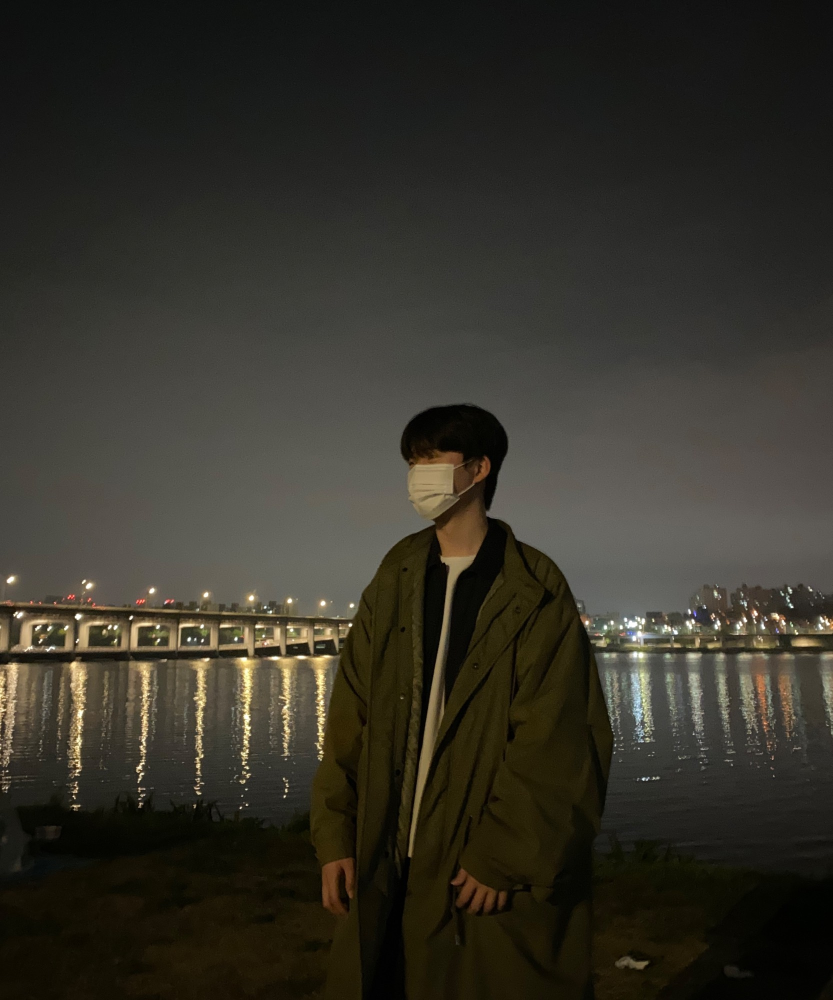
#> input picture docs/jaju_rounding_vmd/assets/fashion/FA-01.jpg, 1666 x 2000 px (shown at 1/2 size); its folder holds only this picture in this run
$ python indd_p11z.py
#> lines starting #> are read from the running program, lines starting #| are printed output that depends on the picture
### tools/jaju_layout/p11_zine.py
"""JAJU 포트폴리오 11쪽 Four places, four outfits. — 사례 4(스케이트 진 PEACE. LOVE. SKATE.) 꼴로 다시 짠 판 (315 × 195).

  python3 tools/jaju_layout/p11_zine.py   ->  docs/jaju_rounding_vmd/layout/p11_zine.pdf

사용자: "기존 첫번째 이미지(사용자가 InDesign 에서 다듬은 Four places 쪽)의 페이지를 두번째 페이지(스케이트 진)의 레이아웃, 배치,
폰트 등을 참고하여 재가공하라. pdf로 보내라."
사례에서 가져온 것:
  · 살구색 종이 바탕 + 파랑 한 색으로 찍은 사진(그레이 → 파랑 두 톤, 망점) — 사진은 종이 위에 곱해져 흰 곳이 종이색이 된다
  · 쪽을 가로지르는 아주 좁고 굵은 빨간 대문자 낱말 셋, 마침표로 끝(PEACE. / LOVE. / SKATE.) — 왼쪽 가운데 · 오른쪽 위 · 오른쪽 아래
    → PLACE. / MATCH. / OUTFIT. (장소 · 맞추다 · 옷 — 파트 2 의 말). 쪽 제목 'Four places, four outfits.' 는 작은 줄로 둔다
  · 파랑 체크(픽셀) 띠: 세로 띠 · 가로 띠 · 흩어진 조각, 단색 파랑 막대
  · 사진은 겹치고 잘리며 쪽 끝까지 — 왼쪽은 큰 사진 하나, 오른쪽은 위 넓은 사진 + 아래 사진 (그 위로 낱말)
  · 손 낙서 · 찢은 종이 가장자리는 그림을 새로 그리는 일이라 넣지 않았다
글 · 값: 사용자 InDesign 쪽 그대로 — 리드 두 줄, N°01–04 캡션, PALETTE(#261F0A · #070A10 · #72727F · #6D6F71).
바닥 줄은 새 구성(파트 2 Match, 11쪽)으로.
좁은 굵은 글꼴이 없어 Instrument Sans Bold 장평 62%. InDesign 에서는 가진 좁은 고딕(예: 210 타임라인 Bold, Anton 류)으로 바꾸면 사례에 더 가깝다.
"""
import os
import subprocess
import sys

from PIL import Image

HERE = os.path.dirname(os.path.abspath(__file__))
sys.path.insert(0, HERE)

import part2_match as p2  # noqa: E402

d, W, H, FA, CROPS = p2.d, p2.W, p2.H, p2.FA, p2.CROPS
OUT, TMP, PRINT, FONTS = p2.OUT, p2.TMP, p2.PRINT, p2.FONTS
PAPER, INKB, RED, INK = '#E6A58C', '#2C5F86', '#E0352B', '#1B1B1A'
CX = 157.5

LEAD = ['나는 그날 갈 장소에 옷의 톤을 맞춘다.', '장소가 틀이라면, 옷은 그 틀을 채우는 조합이다.']
PALETTE = [('OLIVE PARKA', '#261F0A'), ('BLACK COAT', '#070A10'), ('BEIGE JACKET', '#72727F'), ('GREY KNIT', '#6D6F71')]


def _rgb(hx):
    return [int(hx[i:i + 2], 16) / 255 for i in (1, 3, 5)]


def duo(pid, x, y, w, h, cx, cy, span, bright=1.12):
    """사진을 파랑 한 색 + 망점으로 (사례의 리소 인쇄 꼴). 자르기는 part2_match.crop 과 같은 식.
    색은 파일에 구워 넣는다(InDesign 에서도 같게): 회색 → 대비 1.35 · 밝기 → 파랑과 '스크린' → 종이와 '곱하기',
    망점은 칸 0.85mm · 반지름 0.23칸의 파랑 점을 55% 로 곱한다 — 앞 판의 CSS 와 같은 식."""
    import numpy as np
    im = Image.open(os.path.join(FA, pid + '.jpg')).convert('L')
    IW, IH = im.size
    sh = span * h / w
    if sh > IH:
        span, sh = IH * w / h, IH
    lft, tp = max(0, min(IW - span, cx - span / 2)), max(0, min(IH - sh, cy - sh / 2))
    c = im.crop((int(lft), int(tp), int(lft + span), int(tp + sh)))
    c.thumbnail((1400, 1400))
    v = np.asarray(c, dtype=np.float32) / 255
    v = np.clip(((v - .5) * 1.35 + .5) * bright, 0, 1)[..., None]
    blue, paper = np.array(_rgb(INKB)), np.array(_rgb(PAPER))
    out = (1 - (1 - blue) * (1 - v)) * paper
    ppm = c.size[0] / w                                   # 픽셀 / mm
    cell = .85 * ppm
    yy, xx = np.mgrid[0:c.size[1], 0:c.size[0]]
    dx, dy = (xx % cell) - cell / 2, (yy % cell) - cell / 2
    dot = (np.hypot(dx, dy) < .23 * cell)[..., None]
    out = np.where(dot, out * (1 - .55 + .55 * blue), out)
    os.makedirs(CROPS, exist_ok=True)
    f = os.path.join(CROPS, f'zine_{pid}_{cx}_{cy}_{span:.0f}_{w:.0f}x{h:.0f}_duo.jpg')
    Image.fromarray((out * 255).astype('uint8'), 'RGB').save(f, quality=88)
    return d(x, y, w, h, f"<img src='file://{f}' style='position:absolute;left:0;top:0;width:{w}mm;height:{h}mm'>", 'duo')


def checker(x, y, cols, rows, cell=3.6, seed=1, density=.5):
    """체크(픽셀) 띠 — 칸마다 정해진 규칙(시드)으로 켜고 끈다. 같은 값이면 늘 같은 무늬."""
    r = ''
    for j in range(rows):
        for i in range(cols):
            v = ((i * 73856093) ^ (j * 19349663) ^ (seed * 83492791)) % 1000 / 1000
            if (i + j) % 2 == 0 and v < density + .25 or v < density * .4:
                r += f"<rect x='{x + i * cell:.2f}' y='{y + j * cell:.2f}' width='{cell:.2f}' height='{cell:.2f}'/>"
    return r


def layers():
    """쪽을 층으로 — 아래에서 위로 (이름, html, 보임). PDF · InDesign 은 모두 이어 붙이고, 포토샵 파일은 층마다 따로 굽는다."""
    blue = (checker(0, 0, 9, 14, seed=3, density=.45)            # 왼쪽 위 흩어진 체크
            + checker(106, 30, 4, 34, seed=7, density=.55)       # 왼쪽 쪽의 세로 띠
            + "<rect x='118' y='0' width='22' height='26'/>"      # 단색 막대(사례의 청록 막대)
            + checker(160, 66, 4, 31, seed=11, density=.55)      # 오른쪽 쪽의 세로 띠
            + checker(176, 104.6, 36, 2, seed=5, density=.6)     # 가로 띠
            + checker(268, 0, 13, 3, seed=9, density=.5))        # 오른쪽 위 조각
    sw = ''
    for i, (n, hx) in enumerate(PALETTE):
        x = 100 + i * 14
        sw += p2.sw(x, 166.5, hx, 12.6, 4.6) + d(x, 171.8, 14, 7, f'<p>{n.split()[0]}</p><p>{hx}</p>', 't zc s')
    return [
        ('종이', f"<svg class='ov' viewBox='0 0 {W} {H}'><rect x='0' y='0' width='{W}' height='{H}' fill='{PAPER}'/></svg>", True),
        # 왼쪽: 큰 사진(밤 강변) — 쪽 왼쪽 끝까지 / 오른쪽 위 넓은 사진(놀이공원) · 오른쪽 아래(바위) · 그 사이 좁은 사진(가게 앞)
        ('사진 N°01 밤 강변', duo('FA-01', 0, 8, 122, 150, 820, 1150, 1500, bright=1.9), True),
        ('사진 N°03 놀이공원', duo('FA-05', 176, 36, 139, 66, 640, 900, 1125), True),
        ('사진 N°04 바위', duo('FA-03', 214, 114, 91, 64.5, 560, 700, 900), True),
        ('사진 N°02 가게 앞', duo('FA-04', 160, 112, 46, 66.5, 640, 900, 640), True),
        ('체크 띠', f"<svg class='ov' viewBox='0 0 {W} {H}'><g fill='{INKB}' class='chk'>{blue}</g></svg>", True),
        # 빨간 낱말 셋 — 사례처럼 사진 · 체크 위를 가로지른다
        ('PLACE.', d(26, 62, 140, 40, '<p>PLACE.</p>', 't zw'), True),
        ('MATCH.', d(170, 4, 140, 40, '<p>MATCH.</p>', 't zw'), True),
        ('OUTFIT.', d(196, 140, 120, 40, '<p>OUTFIT.</p>', 't zw'), True),
        # 작은 글 — 제목 · 리드 · 캡션 · 팔레트 (사용자 쪽의 글)
        ('제목 · 리드', d(14, 160, 100, 5, '<p>FOUR PLACES, FOUR OUTFITS.</p>', 't zs')
         + d(14, 165.5, 120, 12, ''.join(f'<p>{s}</p>' for s in LEAD), 't zk'), True),
        ('캡션 N°01–04', d(3, 152, 60, 4, '<p>N°01&nbsp;&nbsp;NIGHT&nbsp;&nbsp;RIVERSIDE</p>', 't zc pa')
         + d(162.5, 173.5, 44, 4, '<p>N°02&nbsp;&nbsp;EVENING</p><p>SHOP FRONT</p>', 't zc pa')
         + d(178.5, 97.5, 80, 4, '<p>N°03&nbsp;&nbsp;AFTERNOON PARK</p>', 't zc pa')
         + d(216.5, 116.5, 80, 4, '<p>N°04&nbsp;&nbsp;SUNNY SEASIDE ROCKS</p>', 't zc pa'), True),
        ('팔레트', d(100, 161.6, 56, 4, '<p>PALETTE — 착장 사진에서 잰 색</p>', 't zc s') + sw, True),
        ('접는 선', f"<svg class='ov' viewBox='0 0 {W} {H}'>"
                  f"<line x1='{CX}' y1='0' x2='{CX}' y2='{H}' style='stroke:{INK};stroke-opacity:.12;stroke-width:.3'/></svg>", True),
        ('바닥 줄', p2.folio(11, 'FOUR PLACES'), True),
    ]


def page():
    return ''.join(h for _, h, _ in layers())
#> in duo, `im = Image.open(os.path.join(FA, pid + '.jpg')).convert('L')`:
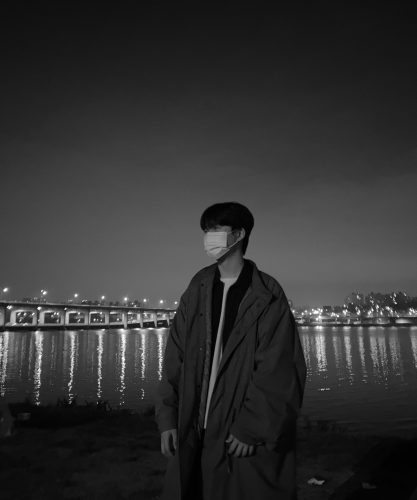
#> im: PIL image 1666x2000 L (shown at 1/4 size); min 0, max 255, mean 49.4
#> in duo, `c = im.crop((int(lft), int(tp), int(lft + span), int(tp + sh)))`:
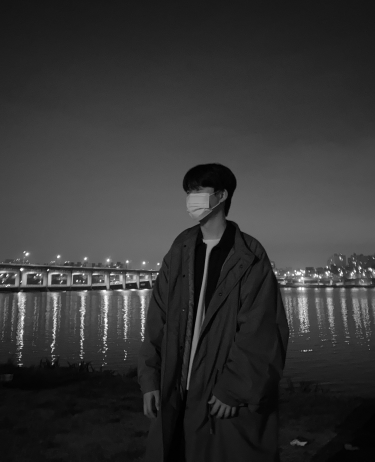
#> c: PIL image 1500x1845 L (shown at 1/4 size); min 0, max 255, mean 52.2
#> in duo, `v = np.clip(((v - .5) * 1.35 + .5) * bright, 0, 1)[..., None]`:
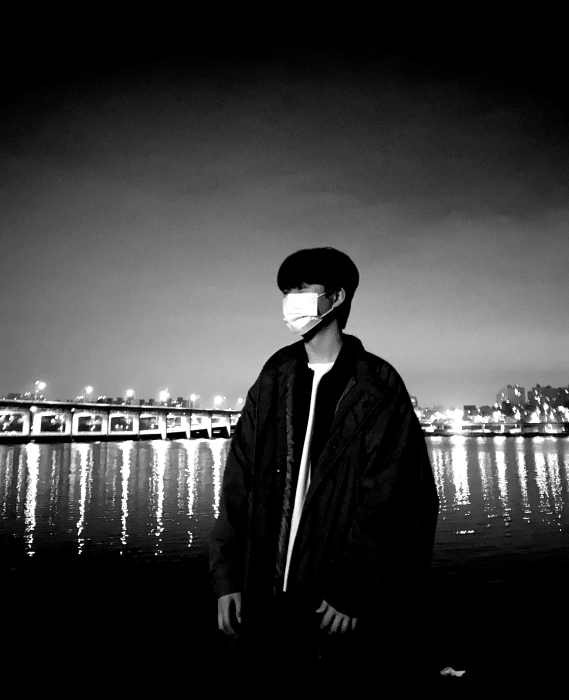
#> v: shape (1400, 1138, 1) float32 (shown at 1/2 size); min 0, max 1, mean 0.23
#> in duo, `out = (1 - (1 - blue) * (1 - v)) * paper`:
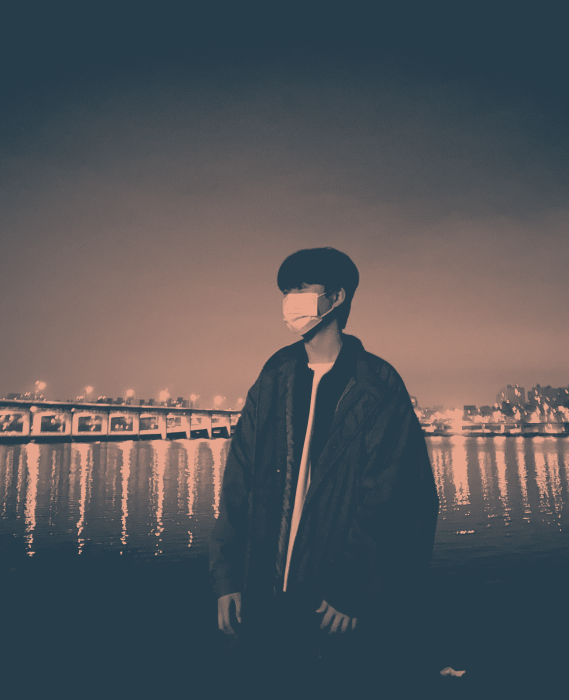
#> out: shape (1400, 1138, 3) float64 (shown at 1/2 size); mean of channels 0, 1, 2 0.327, 0.335, 0.348; drawn as R, G, B
#> in duo, `dot = (np.hypot(dx, dy) < .23 * cell)[..., None]`:
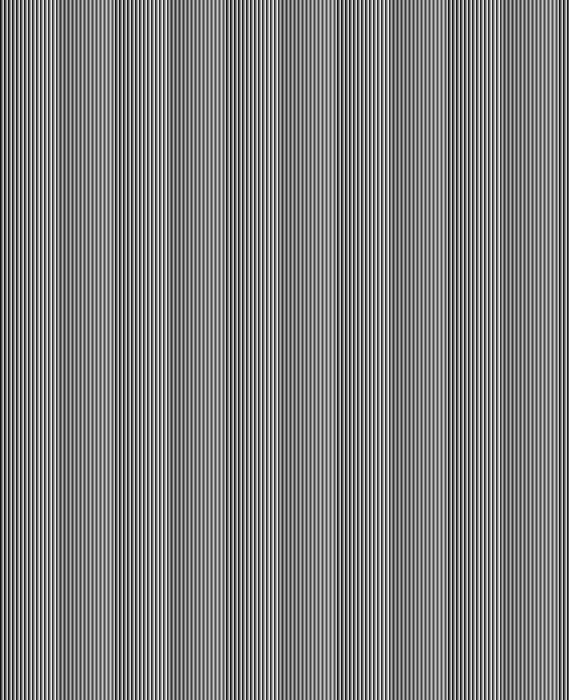
#> dx: shape (1400, 1138) float64 (shown at 1/2 size); min -3.96, max 3.96, mean 0.0102; drawn with min black and max white
#> (the rest of the program and of its run is left out)
